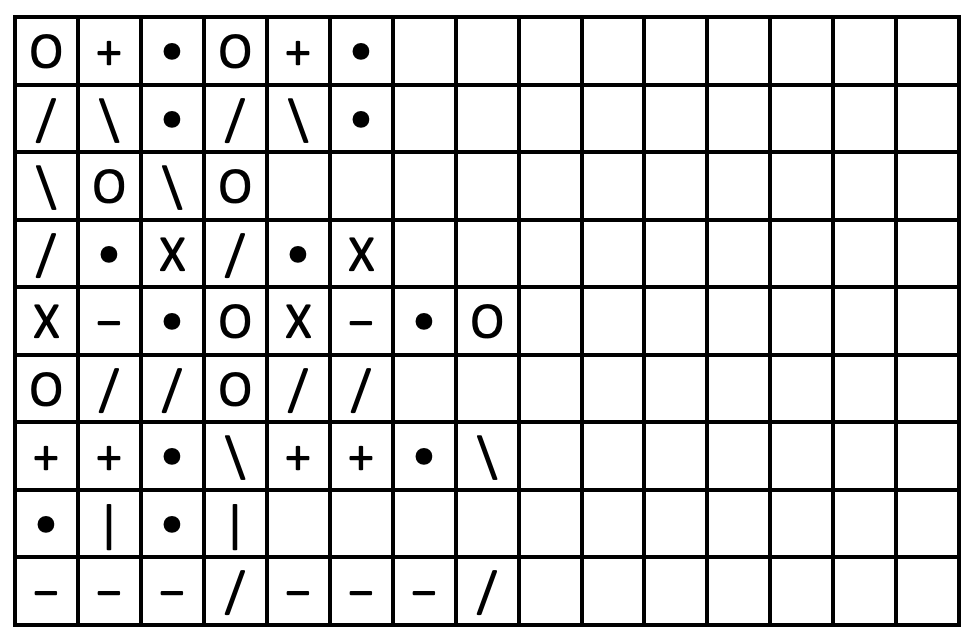
%> input picture HW2/hw2_files/p5_search.png, 978 x 640 px
$ octave p5_code.m   (GNU Octave 9; MATLAB toolbox functions it lacks are replaced by stand-ins)
%> lines starting %> are read from the running program, lines starting %| are printed output that depends on the picture; in (x1, y1, x2, y2) boxes, pixels count from 0 and x2, y2 are one past the last pixel; in counts of white or black regions, pixels touching at a corner belong together; the program's own positions count from 1
%insert your code in Part_5/p5_code.m
%edit the file extension and web template to match your programing language

% Read in image.
main = imread('../p5_search.png');
%> main is the input picture: size 640x978x3 uint8; min 0, max 255, mean 219.1

% Split multi-channeled (color) image into separate discrete channels.
[R,G,B] = imsplit(main);

% Setup channels for modification (binarize and invert).
R_bw = im2bw(R, 0.5);
%> R_bw: size 640x978 logical; 85.9% white; 57 black regions, largest, box (x1, y1, x2, y2) and area: (13, 15, 961, 627) 74528, (31, 34, 61, 68) 458, (220, 34, 250, 68) 458
G_bw = im2bw(G, 0.5);
B_bw = im2bw(B, 0.5);
R_bw_i = ~R_bw;
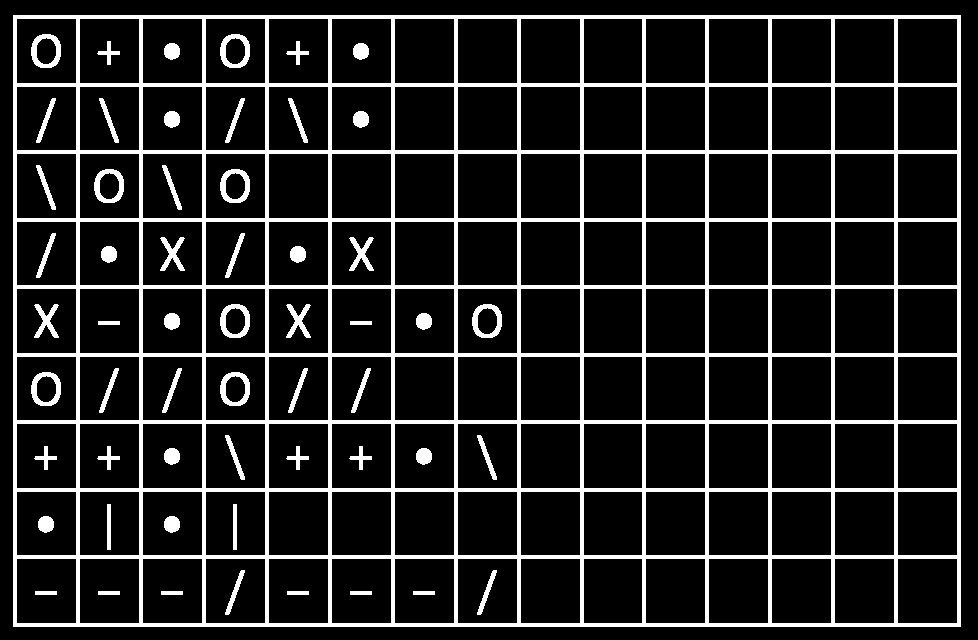
%> R_bw_i: size 640x978 logical; 14.1% white; 57 white regions, largest, box (x1, y1, x2, y2) and area: (13, 15, 961, 627) 74528, (31, 34, 61, 68) 458, (220, 34, 250, 68) 458
G_bw_i = ~G_bw;
B_bw_i = ~B_bw;

% Read in symbols, binarize, and invert.
cross = imread('../../Symbol_Cutouts/X.png');
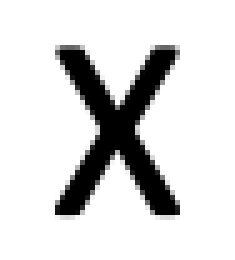
%> input picture HW2/Symbol_Cutouts/X.png, 47 x 52 px (shown 5 times larger)
%> cross is the input picture: size 52x47x3 uint8; min 0, max 255, mean 216.7
O = imread('../../Symbol_Cutouts/O.png');
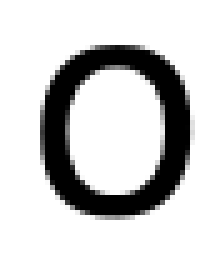
%> input picture HW2/Symbol_Cutouts/O.png, 44 x 51 px (shown 5 times larger)
%> O is the input picture: size 51x44x3 uint8; min 0, max 255, mean 203.9
solid_dot = imread('../../Symbol_Cutouts/dot.png')
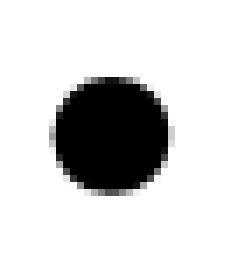
%> input picture HW2/Symbol_Cutouts/dot.png, 35 x 39 px (shown 7 times larger)
%> solid_dot is the input picture: size 39x35x3 uint8; min 0, max 255, mean 214.1
cross_b = im2bw(cross);
%> cross_b: size 52x47 logical; 84.9% white; 1 black region, box (x1, y1, x2, y2) and area: (11, 9, 36, 43) 368
cross_bi = ~cross_b;
%> cross_bi: size 52x47 logical; 15.1% white; 1 white region, box (x1, y1, x2, y2) and area: (11, 9, 36, 43) 368
O_b = im2bw(O);
%> O_b: size 51x44 logical; 79.6% white; 1 black region, box (x1, y1, x2, y2) and area: (8, 9, 38, 43) 458
O_bi = ~O_b;
%> O_bi: size 51x44 logical; 20.4% white; 1 white region, box (x1, y1, x2, y2) and area: (8, 9, 38, 43) 458
solid_dot_b = im2bw(solid_dot);
%> solid_dot_b: size 39x35 logical; 84% white; 1 black region, box (x1, y1, x2, y2) and area: (8, 11, 24, 28) 219
solid_dot_bi = ~solid_dot_b;
%> solid_dot_bi: size 39x35 logical; 16% white; 1 white region, box (x1, y1, x2, y2) and area: (8, 11, 24, 28) 219
%figure; imshow(cross_bi)

% Erode with a subsequent dilate to pull out symbols.
ae_R = imerode(R_bw_i, cross_bi);
%> ae_R: size 640x978 logical; 0% white in thin lines or dots, all inside (x1, y1, x2, y2) = (46, 253, 362, 321)
ae_G = imerode(G_bw_i, O_bi);
%> ae_G: size 640x978 logical; 0% white in thin lines or dots, all inside (x1, y1, x2, y2) = (44, 50, 486, 389)
ae_B = imerode(B_bw_i, solid_dot_bi);
%> ae_B: size 640x978 logical; 0% white in thin lines or dots, all inside (x1, y1, x2, y2) = (47, 51, 426, 525)

ad_R = imdilate(ae_R, cross_bi);
%> ad_R: size 640x978 logical; 0.24% white; 4 white regions, box (x1, y1, x2, y2) and area: (160, 237, 185, 271) 368, (349, 237, 374, 271) 368, (34, 304, 59, 338) 368, (286, 304, 311, 338) 368
ad_G = imdilate(ae_G, O_bi);
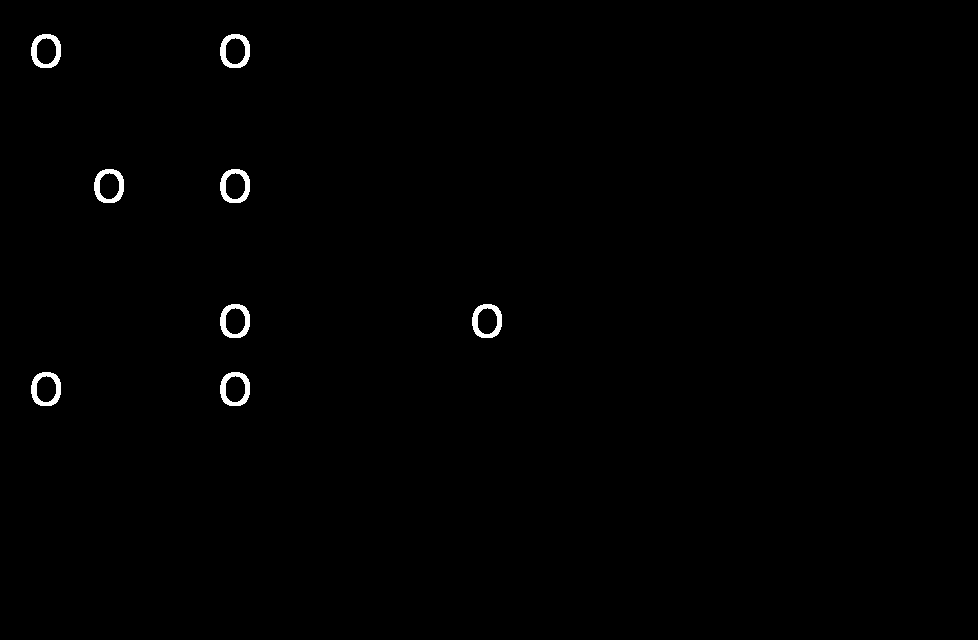
%> ad_G: size 640x978 logical; 0.59% white; 8 white regions, largest, box (x1, y1, x2, y2) and area: (31, 34, 61, 68) 458, (220, 34, 250, 68) 458, (94, 169, 124, 203) 458
ad_B = imdilate(ae_B, solid_dot_bi);
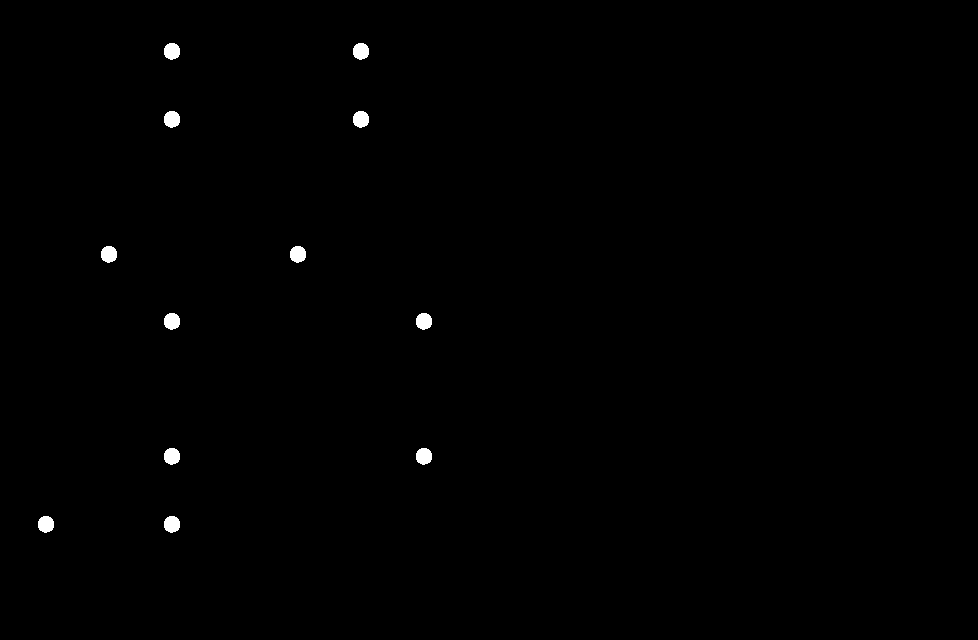
%> ad_B: size 640x978 logical; 0.42% white; 12 white regions, largest, box (x1, y1, x2, y2) and area: (164, 43, 180, 60) 219, (353, 43, 369, 60) 219, (164, 111, 180, 128) 219

% Subtract each respective symbol from channels and multiply by 255 (I
% decided to keep it simple and just do 255 for each symbol in each
% respective channel to give the symbols Red, Green, and Blue colors).
crosses_sub_R = R_bw_i - ad_R;
crosses_sub_Ri = ~crosses_sub_R;
crosses_sub_Ri_gray = crosses_sub_Ri .* 255;

O_sub_G = G_bw_i - ad_G;
%> O_sub_G: size 640x978 double; values 0 (black) and 1 (white), 13.5% white; 49 white regions, largest, box (x1, y1, x2, y2) and area: (13, 15, 961, 627) 74528, (160, 237, 185, 271) 368, (349, 237, 374, 271) 368
O_sub_Gi = ~O_sub_G;
O_sub_Gi_gray = O_sub_Gi .* 255;

solid_dot_sub_B = B_bw_i - ad_B;
solid_dot_sub_Bi = ~solid_dot_sub_B;
solid_dot_sub_Bi_gray = solid_dot_sub_Bi .* 255;


% Show final figures and write to disk.
%figure; imshow(crosses_sub_Ri_gray)
%figure; imshow(O_sub_Gi_gray)
%figure; imshow(solid_dot_sub_Bi_gray)
final = cat(3, crosses_sub_Ri_gray, O_sub_Gi_gray, solid_dot_sub_Bi_gray);
figure; imshow(final)
%> after `imshow(final)`:
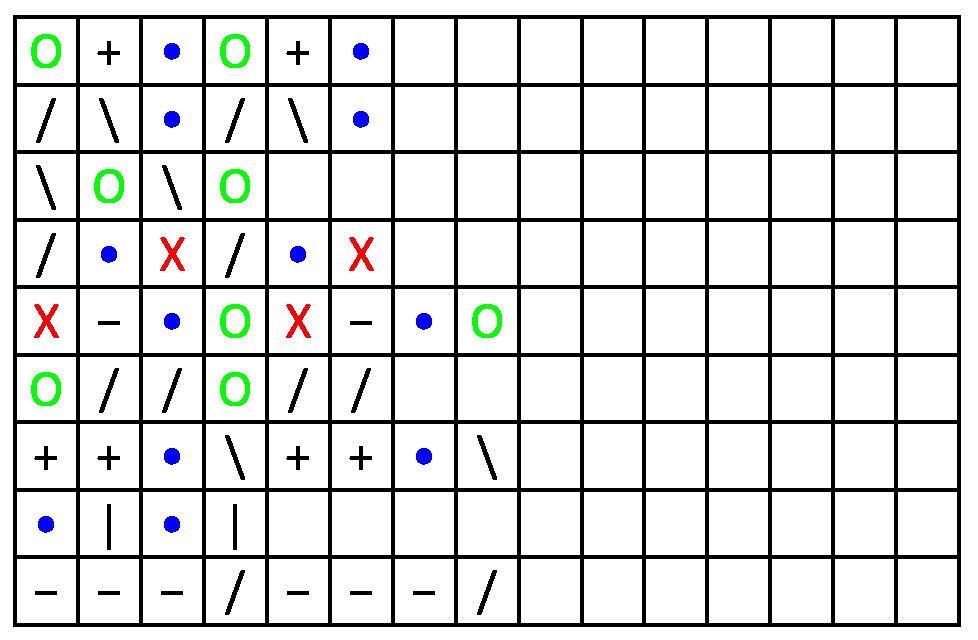
%> displayed picture: size 640x978x3, on the screen's scale of 0 to 255; mean R, G, B 219.8, 220.7, 220.2; mean of the top-left, top-right, bottom-left and bottom-right quarters 216, 224.6, 216, 224.3
imwrite(final,'p5_search_final.png')
